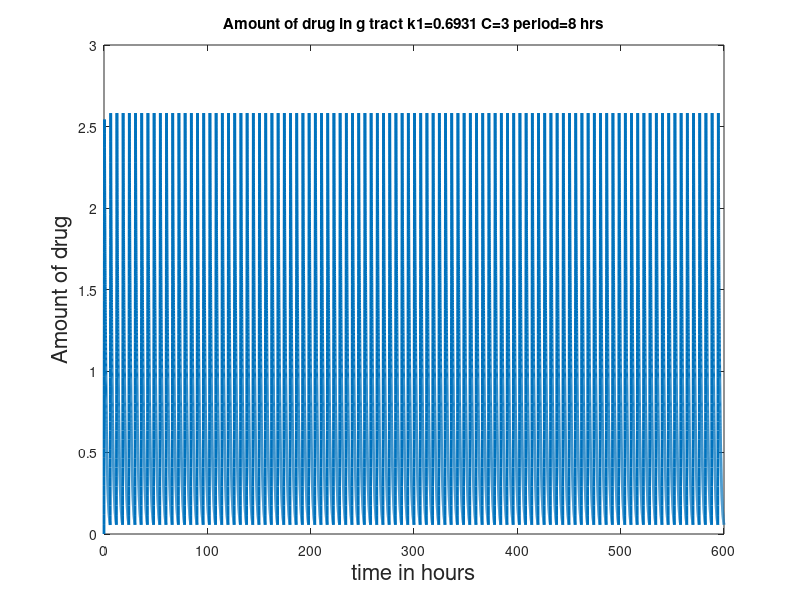
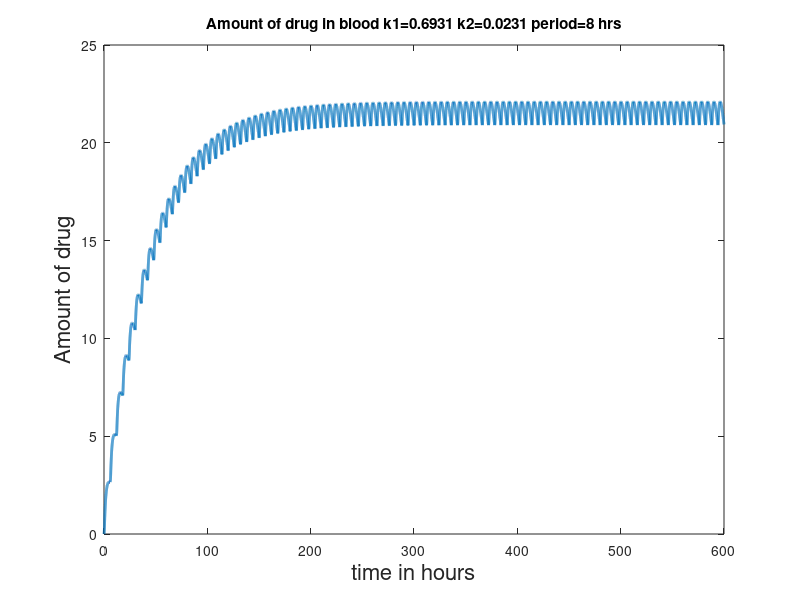

The MATLAB script that drew these images, in order:
clear
close all

k1= 0.6931;
k2= 0.0231; 
C=6; % constant rate of input (medicine units per hr) 
total_time=6; % rather this is a period of 6 hrs
dt=1e-2 ;
N= total_time/dt; % block of points for 1 period
rep=100;


x= zeros(rep*N,1); % 4 periods of the 6 hr medicine dosage
y= zeros(rep*N,1);
time= zeros(N,1); % time in a period
time= time'; % time is row vector 
x(1)=0; 

% fill up the first time with time values
for i= 1:N-1
    
   time(i+1)=time(i)+dt;
end

size_time=size(time)

time = repmat(time,1,rep);
%time= [time time time time];
size_time=size(time)

graphtime= zeros(rep*N,1);
for i= 1:rep*N-1
   
    if time(i)<=0.5
        x(i+1)= x(i) + ( C - k1*x(i) )*dt;
    else
        x(i+1)= x(i)- k1*x(i)*dt ;
    end
    
    y(i+1)= y(i) + (k1*x(i)- k2*y(i) )*dt ;
    graphtime(i+1)= graphtime(i) + dt;
end

plot(graphtime,x,'LineWidth',2);
title('Amount of drug in g tract k1=0.6931 C=3 period=8 hrs')
xlabel('time in hours','FontSize',16);
ylabel('Amount of drug','FontSize',16);

figure

plot(graphtime,y,'LineWidth',2);
title('Amount of drug in blood k1=0.6931 k2=0.0231 period=8 hrs'); 
xlabel('time in hours','FontSize',16);
ylabel('Amount of drug','FontSize',16);


%figure


%%%%%%%%%%%%%%%%%%
% comparing plots for different k2
% k2vals= [0.01386 0.06 0.1386 0.6386 1.386];
% k1vals= [0.06931 0.11 0.691 1.0 1.5]; 
% 
% hold on; 
% 
% for j= 1:5
% 
%     k2 = k2vals(j);
%     x(1)=1;
%     y(1)=0; 
%     %k2 = 0.01386;
%     for i= 1:N-1
%     
%    x(i+1)= x(i) + ( C - k1*x(i) )*dt;
%     y(i+1)= y(i) + (k1*x(i)- k2*y(i) )*dt ;
%     end
%     
%     plot(time,y,'LineWidth',2);
%   
% end
% 
% title('Comparision of amount of drug in blood for different k2 with k1 = 1.386')
% xlabel('time in hours','FontSize',16);
% ylabel('Amount of drug','FontSize',16);
% legend('k2=0.01386','k2=0.06','k2=0.1386','k2=0.6836','k2=1.386');
% 
% figure 
% hold on
% 
% k2= 0.0231;
% 
% % to plot compari of x
% for j= 1:5
% 
%     k1 = k1vals(j);
%     x(1)=1;
%     y(1)=0; 
%     %k2 = 0.01386;
%     for i= 1:N-1
%     
%     x(i+1)= x(i) + ( C - k1*x(i) )*dt;
%     y(i+1)= y(i) + (k1*x(i)- k2*y(i) )*dt ;
%     end
%     
%     plot(time,x,'LineWidth',2);
%   
% end
% 
% title('Comparision of amount of drug in tract for different k1 with k2 = 0.0231')
% xlabel('time in hours','FontSize',16);
% ylabel('Amount of drug','FontSize',16);
% legend('k1=0.06931','k1=0.11','k1=0.691','k1=1.0','k1=1.5');
% 
% figure 
% hold on
% 
% % to plot compari of y
% for j= 1:5
% 
%     k1 = k1vals(j);
%     x(1)=1;
%     y(1)=0; 
%     %k2 = 0.01386;
%     for i= 1:N-1
%     
%     x(i+1)= x(i) + ( C - k1*x(i) )*dt;
%     y(i+1)= y(i) + (k1*x(i)- k2*y(i) )*dt ;
%     end
%     
%     plot(time,y,'LineWidth',2);
%   
% end
% 
% title('Comparision of amount of drug in blood for different k1 with k2 = 0.0231')
% xlabel('time in hours','FontSize',16);
% ylabel('Amount of drug','FontSize',16);
% legend('k1=0.06931','k1=0.11','k1=0.691','k1=1.0','k1=1.5');
